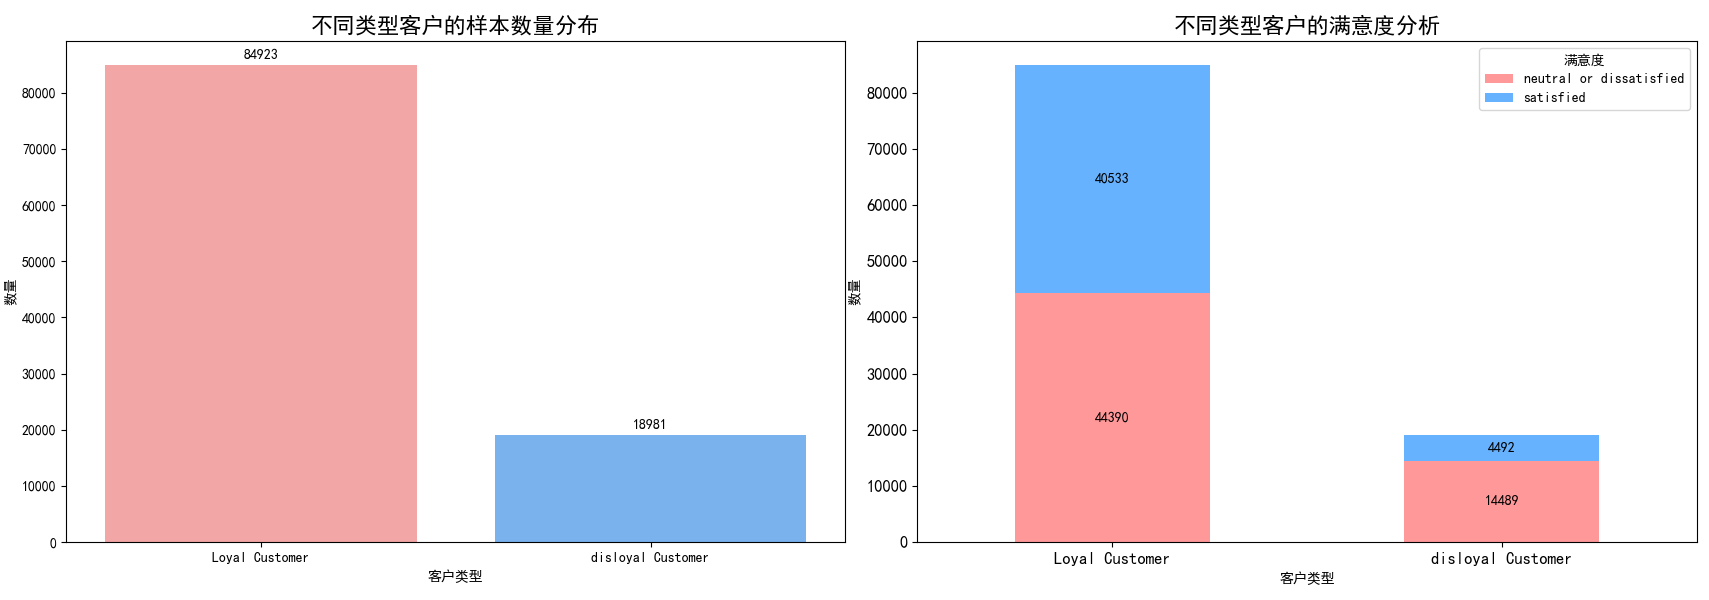

This chart was generated by the following Python code:
import pandas as pd
import numpy as np
import matplotlib.pyplot as plt
import seaborn as sns
import warnings
plt.rcParams['font.sans-serif'] = ['SimHei']
plt.rcParams['axes.unicode_minus'] = False
train_df = pd.read_csv("./train.csv")
train_df = train_df.drop(['Unnamed: 0', 'id'], axis=1)
# 创建客户类型和满意度的交叉表
customer_type = pd.crosstab(train_df['Customer Type'], train_df['satisfaction'])
# 创建包含两个子图的图形，设置图形大小为20x6
fig, axes = plt.subplots(nrows=1, ncols=2, figsize=(20, 6))
# 绘制客户类型数量分布柱状图
sns.countplot(data=train_df, x="Customer Type", ax=axes[0], palette=['#FF9999', '#66B2FF'])

axes[0].tick_params(axis='x', rotation=0)# 设置x轴标签不旋转
axes[0].set_ylabel('数量')# 设置y轴标签
axes[0].set_xlabel('客户类型')# 设置x轴标签
axes[0].set_title('不同类型客户的样本数量分布', fontsize=16)# 设置第一个子图的标题
for i in axes[0].containers:# 为柱状图添加数值标签
    axes[0].bar_label(i, padding=3, fmt='%d')
customer_type.plot(kind='bar', stacked=True, ax=axes[1], # 绘制堆叠柱状图显示满意度分布
                  color=['#FF9999', '#66B2FF'],
                  fontsize=12)
axes[1].tick_params(axis='x', rotation=0)# 设置x轴标签不旋转
axes[1].set_ylabel('数量')# 设置y轴标签
axes[1].set_xlabel('客户类型')# 设置x轴标签
axes[1].set_title('不同类型客户的满意度分析', fontsize=16)# 设置第二个子图的标题
for c in axes[1].containers:# 为堆叠柱状图添加数值标签
    axes[1].bar_label(c, label_type='center')
axes[1].legend(title='满意度')# 添加图例标题
plt.tight_layout()# 自动调整子图之间的间距
plt.show()# 显示图表

# 打印不同类型客户满意度分布
print("\n不同类型客户满意度分布：")
print("\n绝对数量：")
print(customer_type)
print("\n百分比分布：")
percentage = customer_type.div(customer_type.sum(axis=1), axis=0) * 100
print(percentage.round(2))
